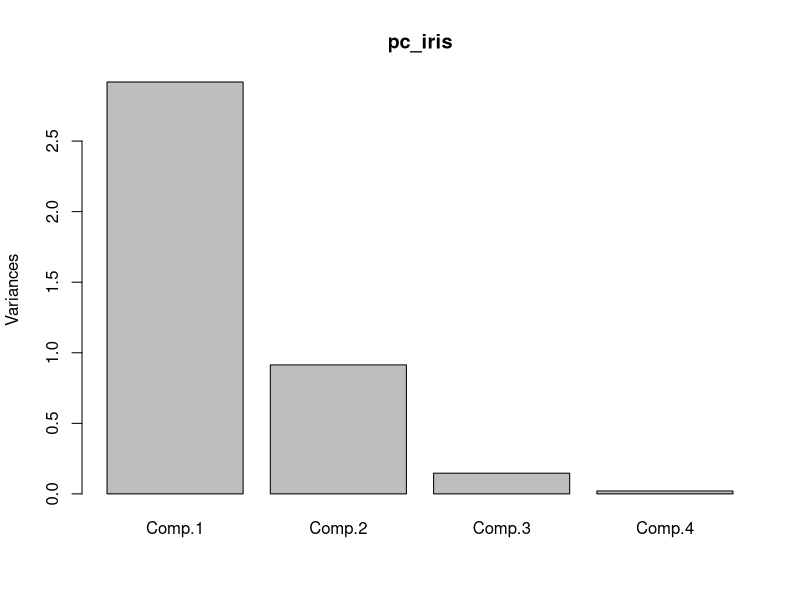
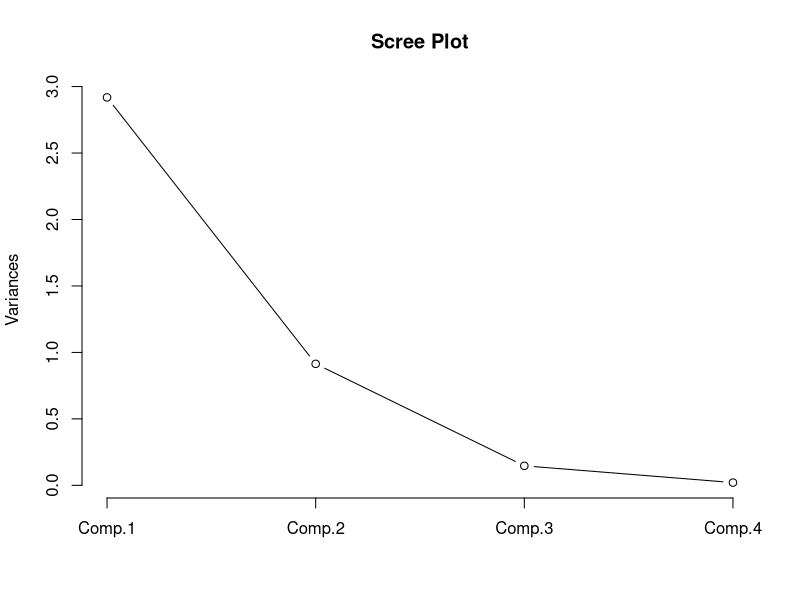

Generate these figures, in order, with R:
## ---- chunk 1
iris<-iris[,1:4]
## ---- chunk 2
head(iris)
## ---- chunk 3
cor(iris)
## ---- chunk 4
pc_iris<-princomp(iris,cor=TRUE, score=TRUE)
## ---- chunk 5
summary(pc_iris)
## ---- chunk 6
plot(pc_iris)
## ---- chunk 7
screeplot(pc_iris,type="line",,main="Scree Plot")
## ---- chunk 8
pc_iris$loadings
## ---- chunk 9
pc_iris_scores<-pc_iris$scores
head(pc_iris_scores)
